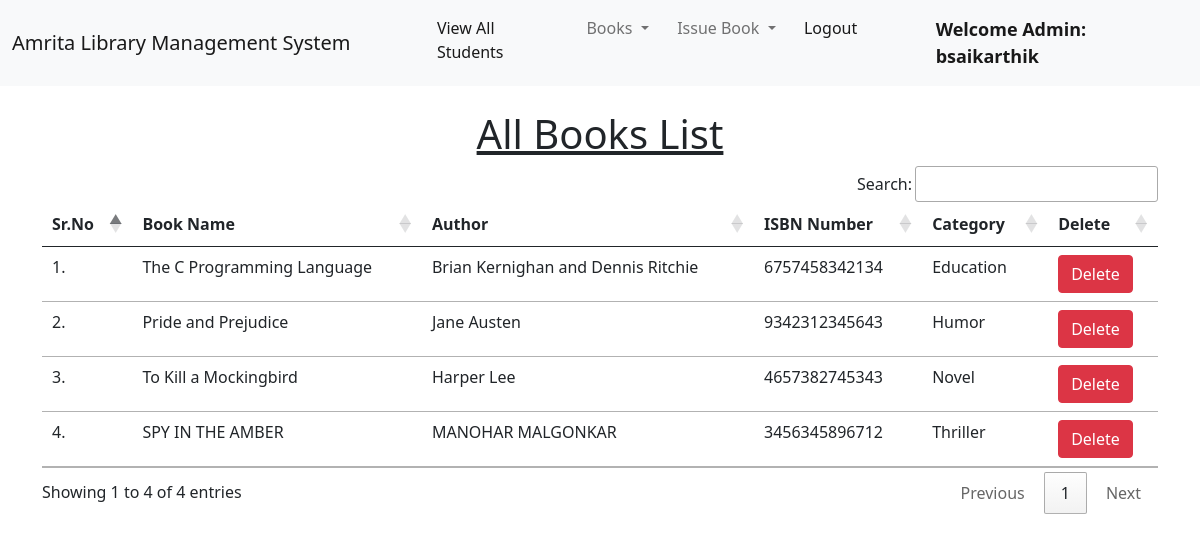
Screenshot of /view_books/ (signed in) with the database file from the repository.
### library/models.py (models this page shows, shortened)
class Book(models.Model):
    name = models.CharField(max_length=200)
    author = models.CharField(max_length=200)
    isbn = models.PositiveIntegerField()
    category = models.CharField(max_length=50)

### library/views.py (the view)
# urls.py: path("view_books/", views.view_books, name="view_books"),
@login_required(login_url = '/admin_login')
def view_books(request):
    books = Book.objects.all()
    return render(request, "view_books.html", {'books':books})

### library/templates/view_books.html (shortened to what this page needs)
{% extends 'admin_navbar.html' %}
{% load static %}
{% block body %}
<div class="container mt-4">
    <h1 class="text-center"><u>All Books List</u></h1>
    <table class="table table-hover" id="example">
        <thead>
            <tr>
                <th>Sr.No</th>
                <th>Book Name</th>
                <th>Author</th>
                <th>ISBN Number</th>
                <th>Category</th>
                <th>Delete</th>
            </tr>
        </thead>
        <tbody>
            {% for book in books %}
            <tr>
                <td>{{forloop.counter}}.</td>
                <td>{{book.name}}</td>
                <td>{{book.author}}</td>
                <td>{{book.isbn}}</td>
                <td>{{book.category}}</td>
                <td><a href="/delete_book/{{book.id}}/" class="btn btn-danger" onclick="return confirm('Are you sure you want to delete this book?')">Delete</a></td>
            </tr>
            {% endfor %}
        </tbody>
    </table>
    </div>
{% endblock %}

### library/templates/admin_navbar.html (shortened to what this page needs)
<!doctype html>
<html lang="en">
  <head>
    <link href="https://cdn.jsdelivr.net/npm/bootstrap@5.1.0/dist/css/bootstrap.min.css" rel="stylesheet">
    <link rel="stylesheet" href="https://cdn.datatables.net/1.10.25/css/jquery.dataTables.min.css">
    <link rel="stylesheet" href="https://cdn.datatables.net/buttons/1.7.1/css/buttons.dataTables.min.css">
  </head>
  <body>
    <nav class="navbar navbar-expand-lg navbar-light bg-light">
        <div class="container-fluid">
          <a class="navbar-brand" href="#">Amrita Library Management System</a>
          <div class="collapse navbar-collapse" id="navbarSupportedContent">
            <ul class="navbar-nav me-auto mb-2 mb-lg-0">
              <li class="nav-item">
                <a class="nav-link active" aria-current="page" href="/view_students/">View All Students</a>
              </li>
              <li class="nav-item dropdown">
                <a class="nav-link dropdown-toggle" href="#" id="navbarDropdown" role="button" data-bs-toggle="dropdown" aria-expanded="false">
                  Books
                </a>
              </li>
              <li class="nav-item dropdown">
                <a class="nav-link dropdown-toggle" href="#" id="navbarDropdown" role="button" data-bs-toggle="dropdown" aria-expanded="false">
                  Issue Book
                </a>
              </li>
              <li class="nav-item">
                <a class="nav-link active" aria-current="page" href="/logout/">Logout</a>
              </li>
              <li class="nav-item">
                <a style="font-weight:600; font-family:'Segoe UI', Tahoma, Geneva, Verdana, sans-serif; font-size: large;" class="nav-link active" href="#">Welcome Admin: {{request.user}}</a>
              </li>
            </ul>
          </div>
        </div>
      </nav>
      {% block body %}
      {% endblock %}
  </body>
</html>

### rows the page displays
Book: name "The C Programming Language", author "Brian Kernighan and Dennis Ritchie", isbn "6757458342134", category "Education"
Book: name "Pride and Prejudice", author "Jane Austen", isbn "9342312345643", category "Humor"
Book: name "To Kill a Mockingbird", author "Harper Lee", isbn "4657382745343", category "Novel"
Book: name "SPY IN THE AMBER", author "MANOHAR MALGONKAR", isbn "3456345896712", category "Thriller"

### other values shown
{{ request.user }} "bsaikarthik"
